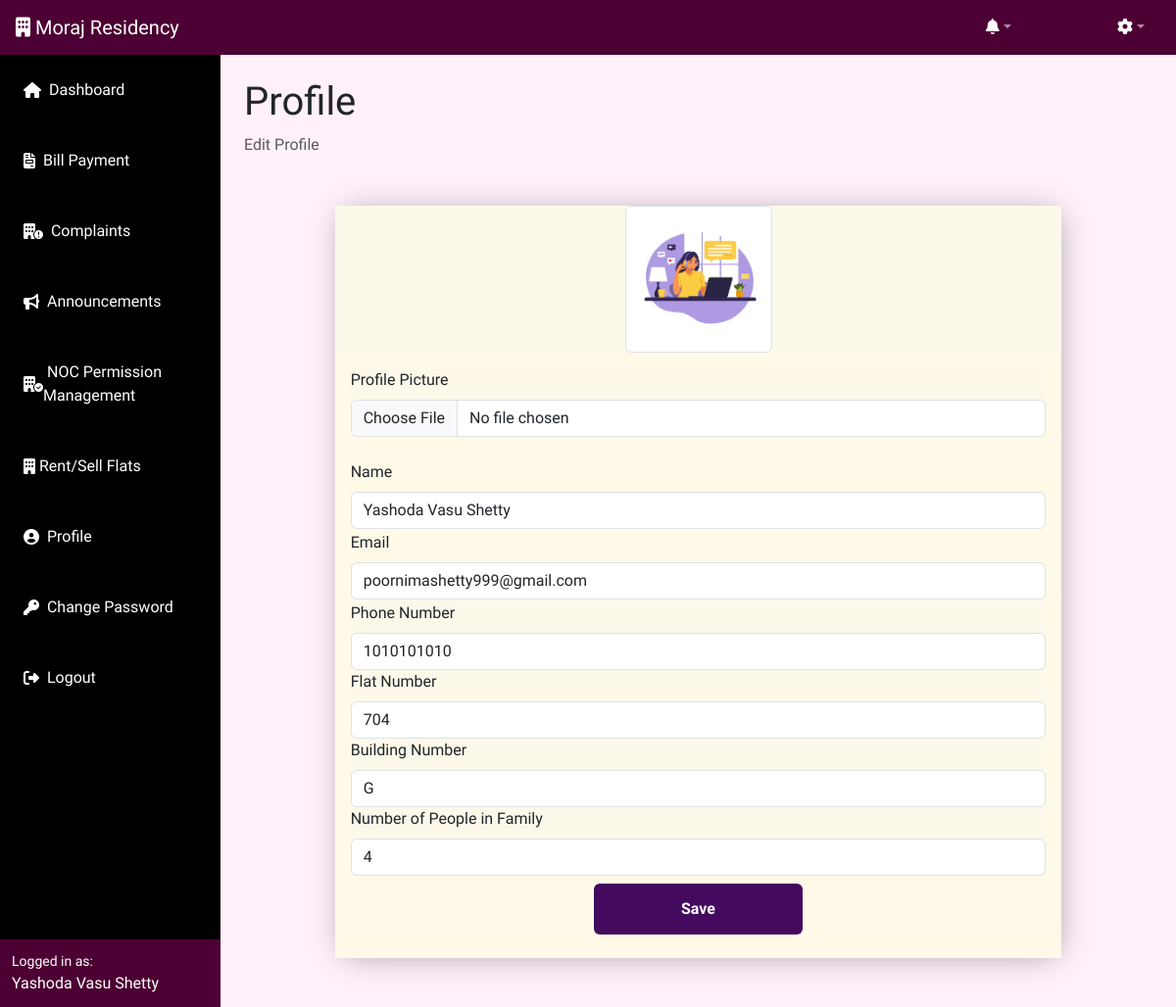
/society-management-system/profile.php (signed in), run on the app's committed database.
### tables this page shows
CREATE TABLE `users` (
  `id` int(11) UNSIGNED NOT NULL,
  `name` varchar(500) NOT NULL,
  `email` varchar(255) NOT NULL,
  `password` varchar(255) NOT NULL,
  `role` enum('admin','user') NOT NULL,
  `created_at` timestamp NOT NULL DEFAULT current_timestamp() ON UPDATE current_timestamp(),
  `flat_no` varchar(255) DEFAULT NULL,
  `building_no` varchar(255) DEFAULT NULL,
  `profile_pic` varchar(255) DEFAULT NULL,
  `phone` bigint(11) NOT NULL,
  `family_members` int(11) NOT NULL
);

### society-management-system/profile.php (the view, shortened to what this page needs)
<?php
require_once 'config.php';
if (isset($_SESSION['user_id'])) {
    $user_id = $_SESSION['user_id'];
    $stmt = $pdo->prepare("SELECT * FROM users WHERE id = ?");
    $stmt->execute([$user_id]);
    $user = $stmt->fetch(PDO::FETCH_ASSOC);
} else {
    header('Location: logout.php');
    exit();
}
include 'header.php';
?>
<div class="container-fluid px-4">
    <h1 class="mt-4">Profile</h1>
    <ol class="breadcrumb mb-4">
        <li class="breadcrumb-item active">Edit Profile</li>
    </ol>
    <div class="col-md-4">
        <?php if (!empty($user['profile_pic'])): ?>
    <div class="d-flex justify-content-center mb-3">
        <img src="<?php echo $user['profile_pic']; ?>" class="img-thumbnail" alt="Profile Picture">
    </div>
<?php endif; ?>
        <center>
            <div class="card-body">
                <form method="post" enctype="multipart/form-data">
                    <div class="mb-3">
                        <label for="profile_pic" class="form-label">Profile Picture</label>
                        <input type="file" class="form-control" id="profile_pic" name="profile_pic">
                    </div>
                    <br>
                    <div class="mb-3">
                        <label for="name" class="form-label">Name</label>
                        <input type="text" class="form-control" id="name" name="name"
                            value="<?php echo $user['name']; ?>">
                    </div><br><br><br>
                    <div class="mb-3">
                        <label for="email" class="form-label">Email</label>
                        <input type="email" class="form-control" id="email" name="email"
                            value="<?php echo $user['email']; ?>">
                    </div><br><br><br>
                    <div class="mb-3">
                        <label for="phone" class="form-label">Phone Number</label>
                        <input type="text" class="form-control" id="phone" name="phone"
                            value="<?php echo $user['phone'] ?? ''; ?>">
                    </div>
                    <div class="mb-3">
                        <label for="flat_no" class="form-label">Flat Number</label>
                        <input type="text" class="form-control" id="flat_no" name="flat_no"
                            value="<?php echo $user['flat_no'] ?? ''; ?>">
                    </div>
                    <div class="mb-3">
                        <label for="building_no" class="form-label">Building Number</label>
                        <input type="text" class="form-control" id="building_no" name="building_no"
                            value="<?php echo $user['building_no'] ?? ''; ?>">
                    </div>
                    <div class="mb-3">
                        <label for="family_members" class="form-label">Number of People in Family</label>
                        <input type="number" class="form-control" id="family_members" name="family_members"
                            value="<?php echo $user['family_members'] ?? ''; ?>">
                    </div>
                    <button type="submit" name="save_button" class="btn btn-primary" id="btn_cp">Save</button>
                </form>
            </div>
        </center>
    </div>
</div>
<?php include 'footer.php'; ?>

### society-management-system/header.php (style rules this page uses)
* { font-family: "Marcellus", sans-serif; }

### society-management-system/profile.php (style rules this page uses)
.col-md-4 { width: 80%; margin: 50px auto; -webkit-box-shadow: 2px 2px 31px -7px rgba(0, 0, 0, 0.38); -moz-box-shadow: 2px 2px 31px -7px rgba(0, 0, 0, 0.38); box-shadow: 2px 2px 31px -7px rgba(0, 0, 0, 0.38); }
.img-thumbnail { max-width: 150px; max-height: 150px; }
label { float: left; }
.mb-3 { background-color: #fdf9ea; margin-bottom: 0rem !important; }
form { padding: 1pc; border-radius: 20%; }
.card-body { background-color: #fff9e8; }
#btn_cp { background-color: #430A5D; color: white; padding: 14px 20px; margin: 8px 0; border: none; font-weight: bold; cursor: pointer; width: 30%; }
input#name, input#email, input#img { float: left; }

### data on the page
users: profile_pic (picture), name "Yashoda Vasu Shetty", email "poornimashetty999@gmail.com", phone "1010101010", flat_no "704", building_no "G", family_members "4"

### other printed values
$_SESSION['user_name'] "Yashoda Vasu Shetty"
